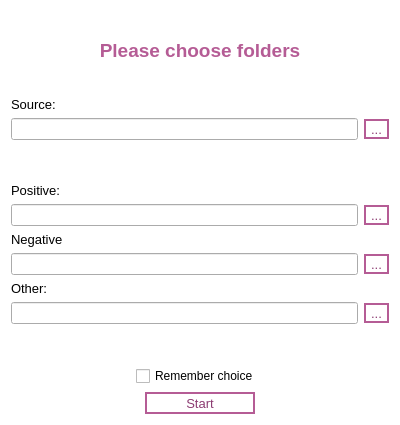
<?xml version="1.0" encoding="UTF-8"?>
<ui version="4.0">
 <class>Folders</class>
 <widget class="QWidget" name="Folders">
  <property name="geometry">
   <rect>
    <x>0</x>
    <y>0</y>
    <width>400</width>
    <height>425</height>
   </rect>
  </property>
  <property name="sizePolicy">
   <sizepolicy hsizetype="Fixed" vsizetype="Fixed">
    <horstretch>0</horstretch>
    <verstretch>0</verstretch>
   </sizepolicy>
  </property>
  <property name="minimumSize">
   <size>
    <width>400</width>
    <height>425</height>
   </size>
  </property>
  <property name="windowTitle">
   <string>Form</string>
  </property>
  <property name="styleSheet">
   <string notr="true">QWidget#Folders{
 background-color: white
}
QLabel#heading{
 color: rgb(181, 92, 149)
}
QPushButton{
	border: 2px  solid  black;
}
QToolButton{
	border: 2px  solid   rgb(181, 92, 149);
 	background-color: white;
	font-size: 10pt;
	color:   rgb(140, 60, 114);
}</string>
  </property>
  <layout class="QVBoxLayout" name="verticalLayout">
   <item>
    <layout class="QGridLayout" name="gridLayout">
     <item row="4" column="1" alignment="Qt::AlignHCenter">
      <widget class="QCheckBox" name="remember_checkBox">
       <property name="text">
        <string>Remember choice</string>
       </property>
      </widget>
     </item>
     <item row="6" column="0">
      <spacer name="horizontalSpacer_2">
       <property name="orientation">
        <enum>Qt::Horizontal</enum>
       </property>
       <property name="sizeHint" stdset="0">
        <size>
         <width>40</width>
         <height>20</height>
        </size>
       </property>
      </spacer>
     </item>
     <item row="4" column="3">
      <spacer name="horizontalSpacer_3">
       <property name="orientation">
        <enum>Qt::Horizontal</enum>
       </property>
       <property name="sizeHint" stdset="0">
        <size>
         <width>40</width>
         <height>20</height>
        </size>
       </property>
      </spacer>
     </item>
     <item row="0" column="0" colspan="4">
      <widget class="QLabel" name="heading">
       <property name="minimumSize">
        <size>
         <width>0</width>
         <height>80</height>
        </size>
       </property>
       <property name="maximumSize">
        <size>
         <width>16777215</width>
         <height>100</height>
        </size>
       </property>
       <property name="text">
        <string>&lt;html&gt;&lt;head/&gt;&lt;body&gt;&lt;p align=&quot;center&quot;&gt;&lt;span style=&quot; font-size:14pt; font-weight:600;&quot;&gt;Please choose folders&lt;/span&gt;&lt;/p&gt;&lt;/body&gt;&lt;/html&gt;</string>
       </property>
      </widget>
     </item>
     <item row="2" column="0" colspan="4">
      <layout class="QGridLayout" name="gridLayout_2">
       <item row="1" column="0">
        <widget class="QLabel" name="source_label">
         <property name="text">
          <string>&lt;html&gt;&lt;head/&gt;&lt;body&gt;&lt;p&gt;&lt;span style=&quot; font-size:10pt;&quot;&gt;Source:&lt;/span&gt;&lt;/p&gt;&lt;/body&gt;&lt;/html&gt;</string>
         </property>
        </widget>
       </item>
       <item row="7" column="0">
        <widget class="QLabel" name="neg_label">
         <property name="text">
          <string>&lt;html&gt;&lt;head/&gt;&lt;body&gt;&lt;p&gt;&lt;span style=&quot; font-size:10pt;&quot;&gt;Negative&lt;/span&gt;&lt;/p&gt;&lt;/body&gt;&lt;/html&gt;</string>
         </property>
        </widget>
       </item>
       <item row="6" column="0">
        <widget class="QLineEdit" name="line_edit_pos"/>
       </item>
       <item row="3" column="0">
        <widget class="QLineEdit" name="line_edit_source">
         <property name="minimumSize">
          <size>
           <width>320</width>
           <height>0</height>
          </size>
         </property>
        </widget>
       </item>
       <item row="5" column="0">
        <widget class="QLabel" name="pos_label">
         <property name="text">
          <string>&lt;html&gt;&lt;head/&gt;&lt;body&gt;&lt;p&gt;&lt;span style=&quot; font-size:10pt;&quot;&gt;Positive:&lt;/span&gt;&lt;/p&gt;&lt;/body&gt;&lt;/html&gt;</string>
         </property>
        </widget>
       </item>
       <item row="9" column="0">
        <widget class="QLabel" name="other_label">
         <property name="text">
          <string>&lt;html&gt;&lt;head/&gt;&lt;body&gt;&lt;p&gt;&lt;span style=&quot; font-size:10pt;&quot;&gt;Other:&lt;/span&gt;&lt;/p&gt;&lt;/body&gt;&lt;/html&gt;</string>
         </property>
        </widget>
       </item>
       <item row="12" column="1">
        <spacer name="verticalSpacer">
         <property name="orientation">
          <enum>Qt::Vertical</enum>
         </property>
         <property name="sizeHint" stdset="0">
          <size>
           <width>20</width>
           <height>30</height>
          </size>
         </property>
        </spacer>
       </item>
       <item row="11" column="0">
        <widget class="QLineEdit" name="line_edit_other"/>
       </item>
       <item row="8" column="0">
        <widget class="QLineEdit" name="line_edit_neg"/>
       </item>
       <item row="4" column="0">
        <spacer name="verticalSpacer_2">
         <property name="orientation">
          <enum>Qt::Vertical</enum>
         </property>
         <property name="sizeHint" stdset="0">
          <size>
           <width>20</width>
           <height>20</height>
          </size>
         </property>
        </spacer>
       </item>
       <item row="3" column="1">
        <widget class="QToolButton" name="source_fc_button">
         <property name="sizePolicy">
          <sizepolicy hsizetype="Fixed" vsizetype="Fixed">
           <horstretch>0</horstretch>
           <verstretch>0</verstretch>
          </sizepolicy>
         </property>
         <property name="minimumSize">
          <size>
           <width>10</width>
           <height>0</height>
          </size>
         </property>
         <property name="maximumSize">
          <size>
           <width>25</width>
           <height>20</height>
          </size>
         </property>
         <property name="text">
          <string>...</string>
         </property>
        </widget>
       </item>
       <item row="8" column="1">
        <widget class="QToolButton" name="neg_fc_button">
         <property name="sizePolicy">
          <sizepolicy hsizetype="Fixed" vsizetype="Fixed">
           <horstretch>0</horstretch>
           <verstretch>0</verstretch>
          </sizepolicy>
         </property>
         <property name="minimumSize">
          <size>
           <width>10</width>
           <height>0</height>
          </size>
         </property>
         <property name="maximumSize">
          <size>
           <width>25</width>
           <height>20</height>
          </size>
         </property>
         <property name="text">
          <string>...</string>
         </property>
        </widget>
       </item>
       <item row="11" column="1">
        <widget class="QToolButton" name="other_fc_button">
         <property name="maximumSize">
          <size>
           <width>25</width>
           <height>20</height>
          </size>
         </property>
         <property name="text">
          <string>...</string>
         </property>
        </widget>
       </item>
       <item row="6" column="1">
        <widget class="QToolButton" name="pos_fc_button">
         <property name="sizePolicy">
          <sizepolicy hsizetype="Fixed" vsizetype="Fixed">
           <horstretch>0</horstretch>
           <verstretch>0</verstretch>
          </sizepolicy>
         </property>
         <property name="minimumSize">
          <size>
           <width>10</width>
           <height>0</height>
          </size>
         </property>
         <property name="maximumSize">
          <size>
           <width>25</width>
           <height>20</height>
          </size>
         </property>
         <property name="text">
          <string>...</string>
         </property>
        </widget>
       </item>
      </layout>
     </item>
     <item row="6" column="1" colspan="2" alignment="Qt::AlignHCenter">
      <widget class="QToolButton" name="start_button">
       <property name="sizePolicy">
        <sizepolicy hsizetype="Fixed" vsizetype="Fixed">
         <horstretch>0</horstretch>
         <verstretch>56</verstretch>
        </sizepolicy>
       </property>
       <property name="minimumSize">
        <size>
         <width>110</width>
         <height>0</height>
        </size>
       </property>
       <property name="text">
        <string>Start</string>
       </property>
      </widget>
     </item>
    </layout>
   </item>
  </layout>
 </widget>
 <resources/>
 <connections/>
</ui>
